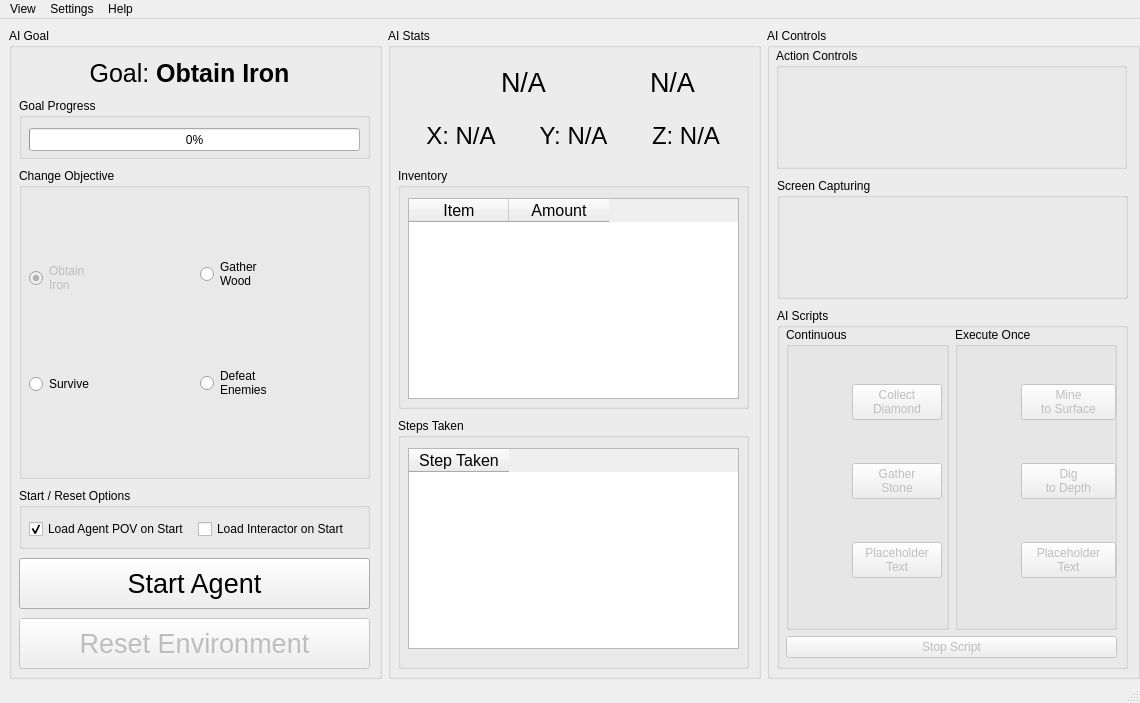
<?xml version="1.0" encoding="UTF-8"?>
<ui version="4.0">
 <author>Adair Torres</author>
 <class>MainWindow</class>
 <widget class="QMainWindow" name="MainWindow">
  <property name="geometry">
   <rect>
    <x>0</x>
    <y>0</y>
    <width>1140</width>
    <height>703</height>
   </rect>
  </property>
  <property name="windowTitle">
   <string>ML4MC GUI</string>
  </property>
  <widget class="QWidget" name="centralwidget">
   <widget class="QWidget" name="horizontalLayoutWidget_3">
    <property name="geometry">
     <rect>
      <x>9</x>
      <y>9</y>
      <width>1131</width>
      <height>651</height>
     </rect>
    </property>
    <layout class="QHBoxLayout" name="horizontalLayout_7">
     <item>
      <layout class="QVBoxLayout" name="verticalLayout_6">
       <item>
        <widget class="QGroupBox" name="goalInfoGroupBox">
         <property name="title">
          <string>AI Goal</string>
         </property>
         <widget class="QGroupBox" name="goalProgressBar">
          <property name="geometry">
           <rect>
            <x>10</x>
            <y>70</y>
            <width>351</width>
            <height>61</height>
           </rect>
          </property>
          <property name="title">
           <string>Goal Progress</string>
          </property>
          <widget class="QProgressBar" name="progressBar">
           <property name="geometry">
            <rect>
             <x>10</x>
             <y>30</y>
             <width>331</width>
             <height>23</height>
            </rect>
           </property>
           <property name="value">
            <number>0</number>
           </property>
          </widget>
         </widget>
         <widget class="QGroupBox" name="goalSelectGroupbox">
          <property name="geometry">
           <rect>
            <x>10</x>
            <y>140</y>
            <width>351</width>
            <height>311</height>
           </rect>
          </property>
          <property name="title">
           <string>Change Objective</string>
          </property>
          <widget class="QWidget" name="horizontalLayoutWidget">
           <property name="geometry">
            <rect>
             <x>10</x>
             <y>20</y>
             <width>335</width>
             <height>281</height>
            </rect>
           </property>
           <layout class="QHBoxLayout" name="horizontalLayout">
            <item>
             <layout class="QVBoxLayout" name="verticalLayout">
              <item>
               <widget class="QRadioButton" name="ironRadio">
                <property name="enabled">
                 <bool>false</bool>
                </property>
                <property name="text">
                 <string>Obtain
Iron</string>
                </property>
                <property name="icon">
                 <iconset>
                  <normaloff>Assets/iron.png</normaloff>Assets/iron.png</iconset>
                </property>
                <property name="iconSize">
                 <size>
                  <width>50</width>
                  <height>50</height>
                 </size>
                </property>
                <property name="checked">
                 <bool>true</bool>
                </property>
               </widget>
              </item>
              <item>
               <widget class="QRadioButton" name="surviveRadio">
                <property name="text">
                 <string>Survive</string>
                </property>
                <property name="icon">
                 <iconset>
                  <normaloff>Assets/bed.png</normaloff>Assets/bed.png</iconset>
                </property>
                <property name="iconSize">
                 <size>
                  <width>50</width>
                  <height>50</height>
                 </size>
                </property>
               </widget>
              </item>
             </layout>
            </item>
            <item>
             <layout class="QVBoxLayout" name="verticalLayout_2">
              <item>
               <widget class="QRadioButton" name="woodRadio">
                <property name="text">
                 <string>Gather
Wood</string>
                </property>
                <property name="icon">
                 <iconset>
                  <normaloff>Assets/log.png</normaloff>Assets/log.png</iconset>
                </property>
                <property name="iconSize">
                 <size>
                  <width>50</width>
                  <height>50</height>
                 </size>
                </property>
               </widget>
              </item>
              <item>
               <widget class="QRadioButton" name="combatRadio">
                <property name="text">
                 <string>Defeat
Enemies</string>
                </property>
                <property name="icon">
                 <iconset>
                  <normaloff>Assets/hostiles.png</normaloff>Assets/hostiles.png</iconset>
                </property>
                <property name="iconSize">
                 <size>
                  <width>50</width>
                  <height>50</height>
                 </size>
                </property>
               </widget>
              </item>
             </layout>
            </item>
           </layout>
          </widget>
         </widget>
         <widget class="QLabel" name="currentObjectiveLabel">
          <property name="geometry">
           <rect>
            <x>10</x>
            <y>20</y>
            <width>341</width>
            <height>51</height>
           </rect>
          </property>
          <property name="font">
           <font>
            <pointsize>19</pointsize>
           </font>
          </property>
          <property name="text">
           <string>&lt;html&gt;&lt;head/&gt;&lt;body&gt;&lt;p align=&quot;center&quot;&gt;Goal: &lt;span style=&quot; font-weight:700;&quot;&gt;Obtain Iron&lt;/span&gt;&lt;/p&gt;&lt;/body&gt;&lt;/html&gt;</string>
          </property>
         </widget>
         <widget class="QPushButton" name="resetEnvironmentButton">
          <property name="enabled">
           <bool>false</bool>
          </property>
          <property name="geometry">
           <rect>
            <x>10</x>
            <y>590</y>
            <width>351</width>
            <height>51</height>
           </rect>
          </property>
          <property name="font">
           <font>
            <pointsize>20</pointsize>
           </font>
          </property>
          <property name="text">
           <string>Reset Environment</string>
          </property>
         </widget>
         <widget class="QPushButton" name="agentButton">
          <property name="geometry">
           <rect>
            <x>10</x>
            <y>530</y>
            <width>351</width>
            <height>51</height>
           </rect>
          </property>
          <property name="font">
           <font>
            <pointsize>20</pointsize>
           </font>
          </property>
          <property name="text">
           <string>Start Agent</string>
          </property>
         </widget>
         <widget class="QGroupBox" name="groupBox_3">
          <property name="geometry">
           <rect>
            <x>10</x>
            <y>460</y>
            <width>351</width>
            <height>61</height>
           </rect>
          </property>
          <property name="title">
           <string>Start / Reset Options</string>
          </property>
          <widget class="QWidget" name="horizontalLayoutWidget_9">
           <property name="geometry">
            <rect>
             <x>10</x>
             <y>30</y>
             <width>331</width>
             <height>22</height>
            </rect>
           </property>
           <layout class="QHBoxLayout" name="horizontalLayout_13">
            <item>
             <widget class="QCheckBox" name="agentCheckbox">
              <property name="text">
               <string>Load Agent POV on Start</string>
              </property>
              <property name="checked">
               <bool>true</bool>
              </property>
             </widget>
            </item>
            <item>
             <widget class="QCheckBox" name="interactorCheckbox">
              <property name="text">
               <string>Load Interactor on Start</string>
              </property>
              <property name="checked">
               <bool>false</bool>
              </property>
             </widget>
            </item>
           </layout>
          </widget>
         </widget>
        </widget>
       </item>
      </layout>
     </item>
     <item>
      <layout class="QVBoxLayout" name="verticalLayout_8">
       <item>
        <widget class="QGroupBox" name="groupBox_AI_Stats">
         <property name="title">
          <string>AI Stats</string>
         </property>
         <widget class="QWidget" name="verticalLayoutWidget_3">
          <property name="geometry">
           <rect>
            <x>20</x>
            <y>30</y>
            <width>331</width>
            <height>101</height>
           </rect>
          </property>
          <layout class="QVBoxLayout" name="verticalLayout_3">
           <item>
            <layout class="QHBoxLayout" name="horizontalLayout_3">
             <item>
              <layout class="QHBoxLayout" name="horizontalLayout_5">
               <item>
                <widget class="QLabel" name="healthIcon">
                 <property name="sizePolicy">
                  <sizepolicy hsizetype="Fixed" vsizetype="Fixed">
                   <horstretch>0</horstretch>
                   <verstretch>0</verstretch>
                  </sizepolicy>
                 </property>
                 <property name="maximumSize">
                  <size>
                   <width>50</width>
                   <height>50</height>
                  </size>
                 </property>
                 <property name="text">
                  <string/>
                 </property>
                 <property name="pixmap">
                  <pixmap>Assets/healthHQ.png</pixmap>
                 </property>
                 <property name="scaledContents">
                  <bool>true</bool>
                 </property>
                 <property name="alignment">
                  <set>Qt::AlignCenter</set>
                 </property>
                </widget>
               </item>
               <item>
                <widget class="QLabel" name="healthLabel">
                 <property name="maximumSize">
                  <size>
                   <width>50</width>
                   <height>50</height>
                  </size>
                 </property>
                 <property name="font">
                  <font>
                   <pointsize>20</pointsize>
                  </font>
                 </property>
                 <property name="text">
                  <string>N/A</string>
                 </property>
                </widget>
               </item>
              </layout>
             </item>
             <item>
              <layout class="QHBoxLayout" name="horizontalLayout_4">
               <item>
                <widget class="QLabel" name="hungerIcon">
                 <property name="maximumSize">
                  <size>
                   <width>50</width>
                   <height>50</height>
                  </size>
                 </property>
                 <property name="text">
                  <string/>
                 </property>
                 <property name="pixmap">
                  <pixmap>Assets/hungerHQ.png</pixmap>
                 </property>
                 <property name="scaledContents">
                  <bool>true</bool>
                 </property>
                 <property name="alignment">
                  <set>Qt::AlignCenter</set>
                 </property>
                </widget>
               </item>
               <item>
                <widget class="QLabel" name="hungerLabel">
                 <property name="maximumSize">
                  <size>
                   <width>50</width>
                   <height>50</height>
                  </size>
                 </property>
                 <property name="font">
                  <font>
                   <pointsize>20</pointsize>
                  </font>
                 </property>
                 <property name="text">
                  <string>N/A</string>
                 </property>
                </widget>
               </item>
              </layout>
             </item>
            </layout>
           </item>
           <item>
            <layout class="QHBoxLayout" name="horizontalLayout_8">
             <item>
              <widget class="QLabel" name="xCoordLabel">
               <property name="font">
                <font>
                 <pointsize>18</pointsize>
                </font>
               </property>
               <property name="text">
                <string>X: N/A</string>
               </property>
               <property name="alignment">
                <set>Qt::AlignCenter</set>
               </property>
              </widget>
             </item>
             <item>
              <widget class="QLabel" name="yCoordLabel">
               <property name="font">
                <font>
                 <pointsize>18</pointsize>
                </font>
               </property>
               <property name="text">
                <string>Y: N/A</string>
               </property>
               <property name="alignment">
                <set>Qt::AlignCenter</set>
               </property>
              </widget>
             </item>
             <item>
              <widget class="QLabel" name="zCoordLabel">
               <property name="font">
                <font>
                 <pointsize>18</pointsize>
                </font>
               </property>
               <property name="text">
                <string>Z: N/A</string>
               </property>
               <property name="alignment">
                <set>Qt::AlignCenter</set>
               </property>
              </widget>
             </item>
            </layout>
           </item>
          </layout>
         </widget>
         <widget class="QGroupBox" name="inventoryGroupBox">
          <property name="geometry">
           <rect>
            <x>10</x>
            <y>140</y>
            <width>351</width>
            <height>241</height>
           </rect>
          </property>
          <property name="title">
           <string>Inventory</string>
          </property>
          <widget class="QTableWidget" name="inventoryTable">
           <property name="geometry">
            <rect>
             <x>10</x>
             <y>30</y>
             <width>331</width>
             <height>201</height>
            </rect>
           </property>
           <property name="sizePolicy">
            <sizepolicy hsizetype="Fixed" vsizetype="Fixed">
             <horstretch>0</horstretch>
             <verstretch>0</verstretch>
            </sizepolicy>
           </property>
           <property name="maximumSize">
            <size>
             <width>10000</width>
             <height>10000</height>
            </size>
           </property>
           <property name="baseSize">
            <size>
             <width>0</width>
             <height>0</height>
            </size>
           </property>
           <property name="font">
            <font>
             <pointsize>12</pointsize>
            </font>
           </property>
           <property name="textElideMode">
            <enum>Qt::ElideRight</enum>
           </property>
           <property name="gridStyle">
            <enum>Qt::SolidLine</enum>
           </property>
           <attribute name="horizontalHeaderCascadingSectionResizes">
            <bool>false</bool>
           </attribute>
           <column>
            <property name="text">
             <string>Item</string>
            </property>
           </column>
           <column>
            <property name="text">
             <string>Amount</string>
            </property>
           </column>
          </widget>
         </widget>
         <widget class="QGroupBox" name="stepsGroupBox">
          <property name="geometry">
           <rect>
            <x>10</x>
            <y>390</y>
            <width>351</width>
            <height>251</height>
           </rect>
          </property>
          <property name="title">
           <string>Steps Taken</string>
          </property>
          <widget class="QTableWidget" name="stepsTable">
           <property name="geometry">
            <rect>
             <x>10</x>
             <y>30</y>
             <width>331</width>
             <height>201</height>
            </rect>
           </property>
           <property name="sizePolicy">
            <sizepolicy hsizetype="Fixed" vsizetype="Fixed">
             <horstretch>0</horstretch>
             <verstretch>0</verstretch>
            </sizepolicy>
           </property>
           <property name="maximumSize">
            <size>
             <width>10000</width>
             <height>10000</height>
            </size>
           </property>
           <property name="baseSize">
            <size>
             <width>0</width>
             <height>0</height>
            </size>
           </property>
           <property name="font">
            <font>
             <pointsize>12</pointsize>
            </font>
           </property>
           <property name="textElideMode">
            <enum>Qt::ElideRight</enum>
           </property>
           <property name="gridStyle">
            <enum>Qt::SolidLine</enum>
           </property>
           <attribute name="horizontalHeaderCascadingSectionResizes">
            <bool>false</bool>
           </attribute>
           <column>
            <property name="text">
             <string>Step Taken</string>
            </property>
           </column>
          </widget>
         </widget>
        </widget>
       </item>
      </layout>
     </item>
     <item>
      <layout class="QVBoxLayout" name="verticalLayout_7">
       <item>
        <widget class="QGroupBox" name="controlsGroupBox">
         <property name="title">
          <string>AI Controls</string>
         </property>
         <widget class="QGroupBox" name="actionGroupBox">
          <property name="geometry">
           <rect>
            <x>9</x>
            <y>20</y>
            <width>351</width>
            <height>121</height>
           </rect>
          </property>
          <property name="title">
           <string>Action Controls</string>
          </property>
          <widget class="QWidget" name="horizontalLayoutWidget_2">
           <property name="geometry">
            <rect>
             <x>10</x>
             <y>30</y>
             <width>331</width>
             <height>82</height>
            </rect>
           </property>
           <layout class="QHBoxLayout" name="horizontalLayout_2">
            <item>
             <widget class="QLabel" name="playButton">
              <property name="enabled">
               <bool>false</bool>
              </property>
              <property name="sizePolicy">
               <sizepolicy hsizetype="Fixed" vsizetype="Fixed">
                <horstretch>0</horstretch>
                <verstretch>0</verstretch>
               </sizepolicy>
              </property>
              <property name="text">
               <string/>
              </property>
              <property name="pixmap">
               <pixmap>Assets/play button.png</pixmap>
              </property>
              <property name="alignment">
               <set>Qt::AlignCenter</set>
              </property>
             </widget>
            </item>
            <item>
             <widget class="QLabel" name="pauseButton">
              <property name="enabled">
               <bool>false</bool>
              </property>
              <property name="sizePolicy">
               <sizepolicy hsizetype="Fixed" vsizetype="Fixed">
                <horstretch>0</horstretch>
                <verstretch>0</verstretch>
               </sizepolicy>
              </property>
              <property name="text">
               <string/>
              </property>
              <property name="pixmap">
               <pixmap>Assets/pause button.png</pixmap>
              </property>
              <property name="alignment">
               <set>Qt::AlignCenter</set>
              </property>
             </widget>
            </item>
           </layout>
          </widget>
         </widget>
         <widget class="QGroupBox" name="capturingGroupBox">
          <property name="geometry">
           <rect>
            <x>10</x>
            <y>150</y>
            <width>351</width>
            <height>121</height>
           </rect>
          </property>
          <property name="title">
           <string>Screen Capturing</string>
          </property>
          <widget class="QWidget" name="horizontalLayoutWidget_7">
           <property name="geometry">
            <rect>
             <x>10</x>
             <y>30</y>
             <width>331</width>
             <height>82</height>
            </rect>
           </property>
           <layout class="QHBoxLayout" name="horizontalLayout_9">
            <item>
             <widget class="QLabel" name="recordButton">
              <property name="enabled">
               <bool>false</bool>
              </property>
              <property name="sizePolicy">
               <sizepolicy hsizetype="Fixed" vsizetype="Fixed">
                <horstretch>0</horstretch>
                <verstretch>0</verstretch>
               </sizepolicy>
              </property>
              <property name="text">
               <string/>
              </property>
              <property name="pixmap">
               <pixmap>Assets/record button.png</pixmap>
              </property>
              <property name="alignment">
               <set>Qt::AlignCenter</set>
              </property>
             </widget>
            </item>
            <item>
             <widget class="QLabel" name="stopButton">
              <property name="enabled">
               <bool>false</bool>
              </property>
              <property name="sizePolicy">
               <sizepolicy hsizetype="Fixed" vsizetype="Fixed">
                <horstretch>0</horstretch>
                <verstretch>0</verstretch>
               </sizepolicy>
              </property>
              <property name="text">
               <string/>
              </property>
              <property name="pixmap">
               <pixmap>Assets/stop button.png</pixmap>
              </property>
              <property name="alignment">
               <set>Qt::AlignCenter</set>
              </property>
             </widget>
            </item>
           </layout>
          </widget>
         </widget>
         <widget class="QGroupBox" name="scriptsGroupBox">
          <property name="geometry">
           <rect>
            <x>10</x>
            <y>280</y>
            <width>351</width>
            <height>361</height>
           </rect>
          </property>
          <property name="sizePolicy">
           <sizepolicy hsizetype="Minimum" vsizetype="Minimum">
            <horstretch>0</horstretch>
            <verstretch>0</verstretch>
           </sizepolicy>
          </property>
          <property name="title">
           <string>AI Scripts</string>
          </property>
          <widget class="QWidget" name="verticalLayoutWidget">
           <property name="geometry">
            <rect>
             <x>9</x>
             <y>19</y>
             <width>331</width>
             <height>331</height>
            </rect>
           </property>
           <layout class="QVBoxLayout" name="verticalLayout_9">
            <item>
             <layout class="QHBoxLayout" name="horizontalLayout_6">
              <item>
               <widget class="QGroupBox" name="groupBox">
                <property name="title">
                 <string>Continuous</string>
                </property>
                <widget class="QWidget" name="layoutWidget">
                 <property name="geometry">
                  <rect>
                   <x>10</x>
                   <y>20</y>
                   <width>146</width>
                   <height>271</height>
                  </rect>
                 </property>
                 <layout class="QVBoxLayout" name="verticalLayout_4">
                  <item>
                   <layout class="QHBoxLayout" name="horizontalLayout_14">
                    <item>
                     <widget class="QLabel" name="diamondIcon">
                      <property name="maximumSize">
                       <size>
                        <width>50</width>
                        <height>50</height>
                       </size>
                      </property>
                      <property name="text">
                       <string/>
                      </property>
                      <property name="pixmap">
                       <pixmap>Assets/diamond.png</pixmap>
                      </property>
                      <property name="scaledContents">
                       <bool>true</bool>
                      </property>
                     </widget>
                    </item>
                    <item>
                     <widget class="QPushButton" name="diamondScriptButton">
                      <property name="enabled">
                       <bool>false</bool>
                      </property>
                      <property name="text">
                       <string>Collect
Diamond</string>
                      </property>
                      <property name="iconSize">
                       <size>
                        <width>50</width>
                        <height>50</height>
                       </size>
                      </property>
                     </widget>
                    </item>
                   </layout>
                  </item>
                  <item>
                   <layout class="QHBoxLayout" name="horizontalLayout_15">
                    <item>
                     <widget class="QLabel" name="stoneIcon">
                      <property name="maximumSize">
                       <size>
                        <width>50</width>
                        <height>50</height>
                       </size>
                      </property>
                      <property name="text">
                       <string/>
                      </property>
                      <property name="pixmap">
                       <pixmap>Assets/cobble.png</pixmap>
                      </property>
                      <property name="scaledContents">
                       <bool>true</bool>
                      </property>
                     </widget>
                    </item>
                    <item>
                     <widget class="QPushButton" name="stoneScriptButton">
                      <property name="enabled">
                       <bool>false</bool>
                      </property>
                      <property name="text">
                       <string>Gather
Stone</string>
                      </property>
                      <property name="iconSize">
                       <size>
                        <width>50</width>
                        <height>50</height>
                       </size>
                      </property>
                     </widget>
                    </item>
                   </layout>
                  </item>
                  <item>
                   <layout class="QHBoxLayout" name="horizontalLayout_16">
                    <item>
                     <widget class="QLabel" name="script3Icon">
                      <property name="enabled">
                       <bool>false</bool>
                      </property>
                      <property name="maximumSize">
                       <size>
                        <width>50</width>
                        <height>50</height>
                       </size>
                      </property>
                      <property name="text">
                       <string/>
                      </property>
                      <property name="pixmap">
                       <pixmap>Assets/table.png</pixmap>
                      </property>
                      <property name="scaledContents">
                       <bool>true</bool>
                      </property>
                     </widget>
                    </item>
                    <item>
                     <widget class="QPushButton" name="script3Button">
                      <property name="enabled">
                       <bool>false</bool>
                      </property>
                      <property name="text">
                       <string>Placeholder
Text</string>
                      </property>
                      <property name="iconSize">
                       <size>
                        <width>50</width>
                        <height>50</height>
                       </size>
                      </property>
                     </widget>
                    </item>
                   </layout>
                  </item>
                 </layout>
                </widget>
               </widget>
              </item>
              <item>
               <widget class="QGroupBox" name="groupBox_2">
                <property name="title">
                 <string>Execute Once</string>
                </property>
                <widget class="QWidget" name="layoutWidget">
                 <property name="geometry">
                  <rect>
                   <x>10</x>
                   <y>20</y>
                   <width>151</width>
                   <height>271</height>
                  </rect>
                 </property>
                 <layout class="QVBoxLayout" name="verticalLayout_5">
                  <item>
                   <layout class="QHBoxLayout" name="horizontalLayout_10">
                    <item>
                     <widget class="QLabel" name="surfaceIcon">
                      <property name="maximumSize">
                       <size>
                        <width>50</width>
                        <height>50</height>
                       </size>
                      </property>
                      <property name="text">
                       <string/>
                      </property>
                      <property name="pixmap">
                       <pixmap>Assets/Cobblestone_Stairs_(N)_JE6_BE6.webp</pixmap>
                      </property>
                      <property name="scaledContents">
                       <bool>true</bool>
                      </property>
                     </widget>
                    </item>
                    <item>
                     <widget class="QPushButton" name="surfaceScriptButton">
                      <property name="enabled">
                       <bool>false</bool>
                      </property>
                      <property name="text">
                       <string>Mine
to Surface</string>
                      </property>
                      <property name="iconSize">
                       <size>
                        <width>50</width>
                        <height>50</height>
                       </size>
                      </property>
                     </widget>
                    </item>
                   </layout>
                  </item>
                  <item>
                   <layout class="QHBoxLayout" name="horizontalLayout_11">
                    <item>
                     <widget class="QLabel" name="depthIcon">
                      <property name="maximumSize">
                       <size>
                        <width>50</width>
                        <height>50</height>
                       </size>
                      </property>
                      <property name="text">
                       <string/>
                      </property>
                      <property name="pixmap">
                       <pixmap>Assets/iron_pickaxe.webp</pixmap>
                      </property>
                      <property name="scaledContents">
                       <bool>true</bool>
                      </property>
                     </widget>
                    </item>
                    <item>
                     <widget class="QPushButton" name="depthScriptButton">
                      <property name="enabled">
                       <bool>false</bool>
                      </property>
                      <property name="text">
                       <string>Dig
to Depth</string>
                      </property>
                      <property name="iconSize">
                       <size>
                        <width>50</width>
                        <height>50</height>
                       </size>
                      </property>
                     </widget>
                    </item>
                   </layout>
                  </item>
                  <item>
                   <layout class="QHBoxLayout" name="horizontalLayout_12">
                    <item>
                     <widget class="QLabel" name="script6Icon">
                      <property name="enabled">
                       <bool>false</bool>
                      </property>
                      <property name="maximumSize">
                       <size>
                        <width>50</width>
                        <height>50</height>
                       </size>
                      </property>
                      <property name="text">
                       <string/>
                      </property>
                      <property name="pixmap">
                       <pixmap>Assets/torch.png</pixmap>
                      </property>
                      <property name="scaledContents">
                       <bool>true</bool>
                      </property>
                     </widget>
                    </item>
                    <item>
                     <widget class="QPushButton" name="script6Button">
                      <property name="enabled">
                       <bool>false</bool>
                      </property>
                      <property name="text">
                       <string>Placeholder
Text</string>
                      </property>
                      <property name="iconSize">
                       <size>
                        <width>50</width>
                        <height>50</height>
                       </size>
                      </property>
                     </widget>
                    </item>
                   </layout>
                  </item>
                 </layout>
                </widget>
               </widget>
              </item>
             </layout>
            </item>
            <item>
             <widget class="QPushButton" name="stopScriptButton">
              <property name="enabled">
               <bool>false</bool>
              </property>
              <property name="text">
               <string>Stop Script</string>
              </property>
             </widget>
            </item>
           </layout>
          </widget>
         </widget>
        </widget>
       </item>
      </layout>
     </item>
    </layout>
   </widget>
  </widget>
  <widget class="QMenuBar" name="menubar">
   <property name="geometry">
    <rect>
     <x>0</x>
     <y>0</y>
     <width>1140</width>
     <height>22</height>
    </rect>
   </property>
   <widget class="QMenu" name="menuView">
    <property name="title">
     <string>View</string>
    </property>
   </widget>
   <widget class="QMenu" name="menuHelp">
    <property name="title">
     <string>Help</string>
    </property>
   </widget>
   <widget class="QMenu" name="menuSettings">
    <property name="title">
     <string>Settings</string>
    </property>
   </widget>
   <addaction name="menuView"/>
   <addaction name="menuSettings"/>
   <addaction name="menuHelp"/>
  </widget>
  <widget class="QStatusBar" name="statusbar"/>
 </widget>
 <resources/>
 <connections/>
</ui>
